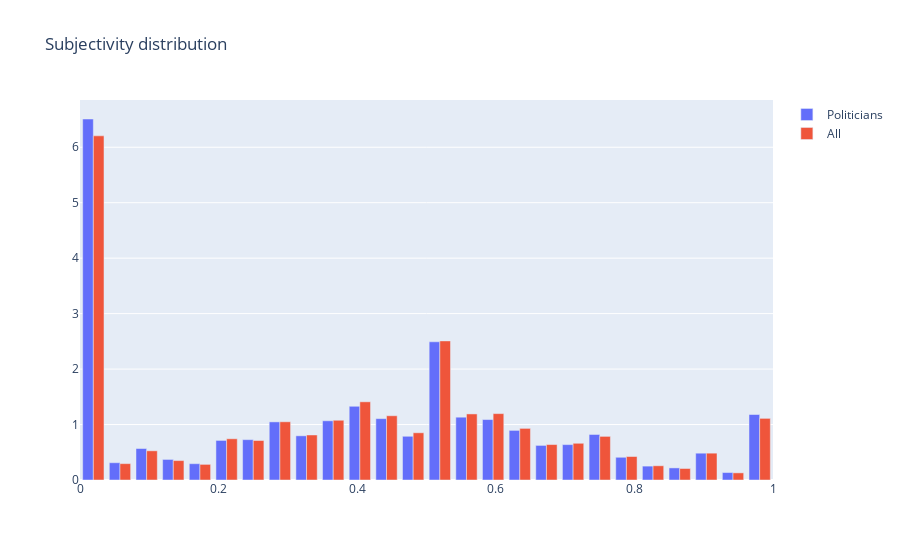

This figure's notebook cell:
### Code cell
fig = go.Figure(data=[
    go.Bar(name='Politicians', x=bins, y=counts),
    go.Bar(name='All', x=df_binned_sub['bins'], y=df_binned_sub['counts'])
])

fig.update_layout(title='Subjectivity distribution')

fig.update_layout(barmode='group')


fig.write_html(data_path + 'analyzed/images/bar_dist_sub_pol_all.html', full_html=False, include_plotlyjs='cdn')

fig.show()

### Figure 1 — Plotly figure (JSON) as saved in the notebook; plotly's stock layout.template omitted (floating-point values rounded to 4 significant figures)
{"data": [{"name": "Politicians", "type": "bar", "x": [0.01923, 0.05769, 0.09615, 0.1346, 0.1731, 0.2115, 0.25, 0.2885, 0.3269, 0.3654, 0.4038, 0.4423, 0.4808, 0.5192, 0.5577, 0.5962, 0.6346, 0.6731, 0.7115, 0.75, 0.7885, 0.8269, 0.8654, 0.9038, 0.9423, 0.9808], "y": [6.509, 0.3115, 0.5676, 0.3708, 0.294, 0.7137, 0.7275, 1.048, 0.7968, 1.068, 1.329, 1.106, 0.7884, 2.492, 1.133, 1.09, 0.8945, 0.6237, 0.6382, 0.8209, 0.4097, 0.2504, 0.2182, 0.4834, 0.1346, 1.181]}, {"name": "All", "type": "bar", "x": [0.01923, 0.05769, 0.09615, 0.1346, 0.1731, 0.2115, 0.25, 0.2885, 0.3269, 0.3654, 0.4038, 0.4423, 0.4808, 0.5192, 0.5577, 0.5962, 0.6346, 0.6731, 0.7115, 0.75, 0.7885, 0.8269, 0.8654, 0.9038, 0.9423, 0.9808], "y": [6.206, 0.2953, 0.5263, 0.3501, 0.2818, 0.7435, 0.7118, 1.05, 0.8118, 1.077, 1.41, 1.158, 0.8517, 2.508, 1.191, 1.197, 0.9307, 0.6394, 0.6621, 0.7867, 0.4235, 0.2565, 0.2076, 0.4837, 0.1288, 1.111]}], "layout": {"barmode": "group", "title": {"text": "Subjectivity distribution"}}}
